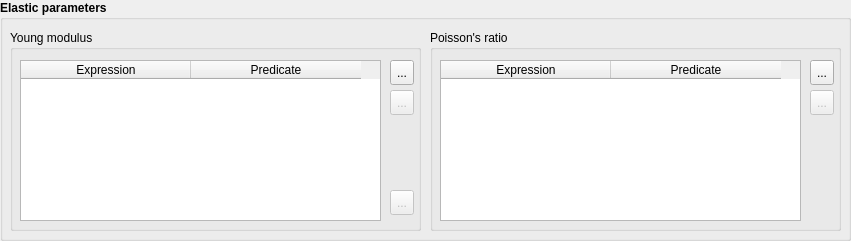
  <widget class="QGroupBox" name="groupBox_2">
   <property name="geometry">
    <rect>
     <x>10</x>
     <y>190</y>
     <width>851</width>
     <height>241</height>
    </rect>
   </property>
   <property name="font">
    <font>
     <weight>75</weight>
     <bold>true</bold>
    </font>
   </property>
   <property name="title">
    <string>Elastic parameters</string>
   </property>
   <widget class="QGroupBox" name="gbPoissonRatio">
    <property name="geometry">
     <rect>
      <x>430</x>
      <y>30</y>
      <width>411</width>
      <height>201</height>
     </rect>
    </property>
    <property name="font">
     <font>
      <weight>50</weight>
      <bold>false</bold>
     </font>
    </property>
    <property name="title">
     <string>Poisson's ratio</string>
    </property>
    <widget class="QTableWidget" name="twPoissonsRatio">
     <property name="geometry">
      <rect>
       <x>10</x>
       <y>30</y>
       <width>361</width>
       <height>161</height>
      </rect>
     </property>
     <property name="font">
      <font>
       <weight>50</weight>
       <bold>false</bold>
      </font>
     </property>
     <attribute name="horizontalHeaderDefaultSectionSize">
      <number>170</number>
     </attribute>
     <column>
      <property name="text">
       <string>Expression</string>
      </property>
     </column>
     <column>
      <property name="text">
       <string>Predicate</string>
      </property>
     </column>
    </widget>
    <widget class="QToolButton" name="tbRemovePoissonsRatio">
     <property name="enabled">
      <bool>false</bool>
     </property>
     <property name="geometry">
      <rect>
       <x>380</x>
       <y>60</y>
       <width>24</width>
       <height>25</height>
      </rect>
     </property>
     <property name="toolTip">
      <string>Remove the current row</string>
     </property>
     <property name="statusTip">
      <string>Remove the current row</string>
     </property>
     <property name="text">
      <string>...</string>
     </property>
     <property name="icon">
      <iconset resource="QFEM.qrc">
       <normaloff>:/images/Del.png</normaloff>:/images/Del.png</iconset>
     </property>
    </widget>
    <widget class="QToolButton" name="tbAddPoissonsRatio">
     <property name="geometry">
      <rect>
       <x>380</x>
       <y>30</y>
       <width>24</width>
       <height>25</height>
      </rect>
     </property>
     <property name="toolTip">
      <string>Add new row</string>
     </property>
     <property name="statusTip">
      <string>Add new row</string>
     </property>
     <property name="text">
      <string>...</string>
     </property>
     <property name="icon">
      <iconset resource="QFEM.qrc">
       <normaloff>:/images/Add.png</normaloff>:/images/Add.png</iconset>
     </property>
    </widget>
   </widget>
   <widget class="QGroupBox" name="gbYoungModulus">
    <property name="geometry">
     <rect>
      <x>10</x>
      <y>30</y>
      <width>411</width>
      <height>201</height>
     </rect>
    </property>
    <property name="font">
     <font>
      <weight>50</weight>
      <bold>false</bold>
     </font>
    </property>
    <property name="title">
     <string>Young modulus</string>
    </property>
    <widget class="QTableWidget" name="twYoungModulus">
     <property name="geometry">
      <rect>
       <x>10</x>
       <y>30</y>
       <width>361</width>
       <height>161</height>
      </rect>
     </property>
     <property name="font">
      <font>
       <weight>50</weight>
       <bold>false</bold>
      </font>
     </property>
     <attribute name="horizontalHeaderDefaultSectionSize">
      <number>170</number>
     </attribute>
     <column>
      <property name="text">
       <string>Expression</string>
      </property>
     </column>
     <column>
      <property name="text">
       <string>Predicate</string>
      </property>
     </column>
    </widget>
    <widget class="QToolButton" name="tbRemoveYoungModulus">
     <property name="enabled">
      <bool>false</bool>
     </property>
     <property name="geometry">
      <rect>
       <x>380</x>
       <y>60</y>
       <width>24</width>
       <height>25</height>
      </rect>
     </property>
     <property name="toolTip">
      <string>Remove the current row</string>
     </property>
     <property name="statusTip">
      <string>Remove the current row</string>
     </property>
     <property name="text">
      <string>...</string>
     </property>
     <property name="icon">
      <iconset resource="QFEM.qrc">
       <normaloff>:/images/Del.png</normaloff>:/images/Del.png</iconset>
     </property>
    </widget>
    <widget class="QToolButton" name="tbAddYoungModulus">
     <property name="geometry">
      <rect>
       <x>380</x>
       <y>30</y>
       <width>24</width>
       <height>25</height>
      </rect>
     </property>
     <property name="toolTip">
      <string>Add new row</string>
     </property>
     <property name="statusTip">
      <string>Add new row</string>
     </property>
     <property name="text">
      <string>...</string>
     </property>
     <property name="icon">
      <iconset resource="QFEM.qrc">
       <normaloff>:/images/Add.png</normaloff>:/images/Add.png</iconset>
     </property>
    </widget>
    <widget class="QToolButton" name="tbShowYoungModulus">
     <property name="enabled">
      <bool>false</bool>
     </property>
     <property name="geometry">
      <rect>
       <x>380</x>
       <y>160</y>
       <width>24</width>
       <height>25</height>
      </rect>
     </property>
     <property name="toolTip">
      <string>Visualization parameter</string>
     </property>
     <property name="statusTip">
      <string>Visualization parameter</string>
     </property>
     <property name="text">
      <string>...</string>
     </property>
     <property name="icon">
      <iconset resource="QFEM.qrc">
       <normaloff>:/images/view.png</normaloff>:/images/view.png</iconset>
     </property>
    </widget>
   </widget>
  </widget>
